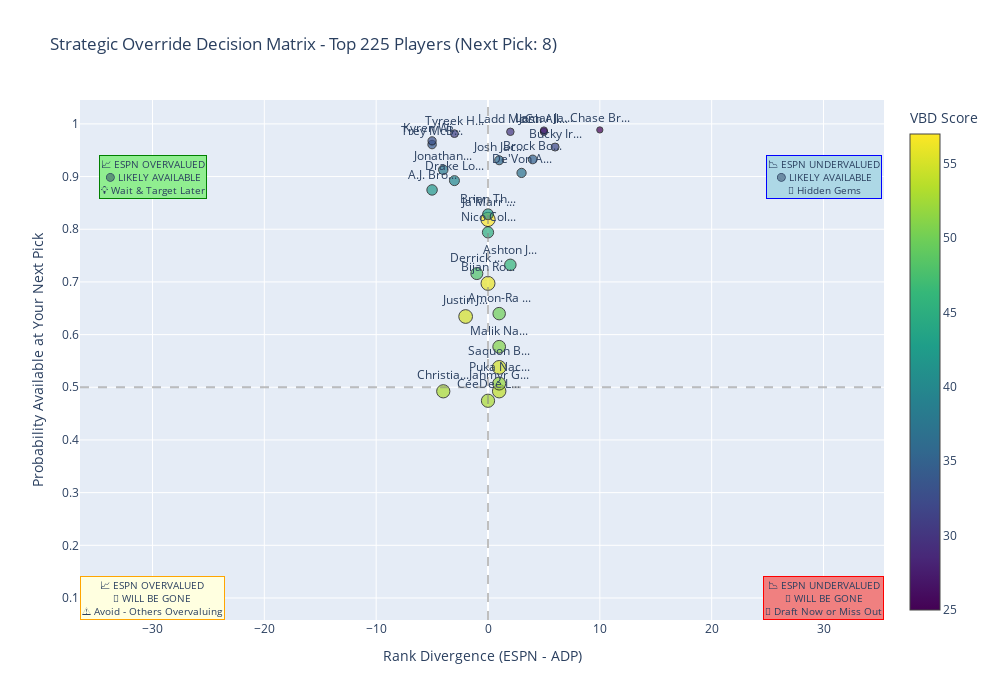

The notebook cell saved with this chart:
### Markdown cell above
## 2. Strategic Override Matrix

Four-quadrant analysis for override decisions based on divergence and availability.

### Code cell
def plot_override_matrix(df, my_picks=[8, 17, 32, 41]):
    """Four quadrant plot for override decisions"""
    
    # Focus on players relevant to next few picks
    next_pick = my_picks[0]
    relevant_players = df[df['adp_rank'] <= next_pick + 20].copy()
    
    fig = go.Figure()
    
    # Add scatter plot
    fig.add_trace(go.Scatter(
        x=relevant_players['rank_divergence'],
        y=relevant_players['probability_available'],
        mode='markers+text',
        text=[name[:8] + "..." if len(name) > 8 else name 
              for name in relevant_players['player_name']],
        textposition="top center",
        marker=dict(
            size=np.maximum(relevant_players['vbd_score']/4, 6),
            color=relevant_players['vbd_score'],
            colorscale='Viridis',
            showscale=True,
            colorbar=dict(title="VBD Score"),
            line=dict(width=1, color='black')
        ),
        hovertemplate='Player: %{text}<br>Divergence: %{x}<br>Availability: %{y:.1%}<br>VBD: %{marker.color}<extra></extra>'
    ))
    
    # Add quadrant lines
    fig.add_hline(y=0.5, line_dash="dash", line_color="gray", opacity=0.5)
    fig.add_vline(x=0, line_dash="dash", line_color="gray", opacity=0.5)
    
    # Add quadrant labels with strategic advice
    fig.add_annotation(
        x=-30, y=0.9,
        text="📈 ESPN OVERVALUED<br>🟢 LIKELY AVAILABLE<br>💡 Wait & Target Later",
        showarrow=False,
        bgcolor="lightgreen",
        bordercolor="green",
        borderwidth=1,
        font=dict(size=10)
    )
    
    fig.add_annotation(
        x=30, y=0.9,
        text="📉 ESPN UNDERVALUED<br>🟢 LIKELY AVAILABLE<br>🎯 Hidden Gems",
        showarrow=False,
        bgcolor="lightblue",
        bordercolor="blue",
        borderwidth=1,
        font=dict(size=10)
    )
    
    fig.add_annotation(
        x=-30, y=0.1,
        text="📈 ESPN OVERVALUED<br>🔴 WILL BE GONE<br>⚠️ Avoid - Others Overvaluing",
        showarrow=False,
        bgcolor="lightyellow",
        bordercolor="orange",
        borderwidth=1,
        font=dict(size=10)
    )
    
    fig.add_annotation(
        x=30, y=0.1,
        text="📉 ESPN UNDERVALUED<br>🔴 WILL BE GONE<br>🚨 Draft Now or Miss Out",
        showarrow=False,
        bgcolor="lightcoral",
        bordercolor="red",
        borderwidth=1,
        font=dict(size=10)
    )
    
    fig.update_layout(
        title=f'Strategic Override Decision Matrix - Top 225 Players (Next Pick: {next_pick})',
        xaxis_title='Rank Divergence (ESPN - ADP)',
        yaxis_title='Probability Available at Your Next Pick',
        height=700,
        width=1000,
        showlegend=False
    )
    
    return fig

# Create strategic override matrix
override_fig = plot_override_matrix(enhanced_df_filtered, my_picks=[8, 17, 32, 41])
override_fig.show()

print("\n📊 Strategic Override Matrix:")
print("🎯 Top Right (Blue): Hidden gems - ESPN undervalues, still available")
print("🚨 Bottom Right (Red): Urgent picks - ESPN undervalues, will be gone")  
print("🟢 Top Left (Green): Wait targets - ESPN overvalues, will be available")
print("⚠️  Bottom Left (Yellow): Avoid - ESPN overvalues, others will take anyway")

### Figure 1 — Plotly figure (JSON) as saved in the notebook; plotly's stock layout.template omitted (floating-point values rounded to 4 significant figures)
{"data": [{"hovertemplate": "Player: %{text}<br>Divergence: %{x}<br>Availability: %{y:.1%}<br>VBD: %{marker.color}<extra></extra>", "marker": {"color": [57, 56, 55, 55, 54, 53, 53, 52, 51, 50, 48, 46, 45, 43, 42, 40, 38, 37, 36, 35, 34, 33, 32, 31, 30, 29, 28, 25], "colorbar": {"title": {"text": "VBD Score"}}, "colorscale": [[0, "#440154"], [0.1111, "#482878"], [0.2222, "#3e4989"], [0.3333, "#31688e"], [0.4444, "#26828e"], [0.5556, "#1f9e89"], [0.6667, "#35b779"], [0.7778, "#6ece58"], [0.8889, "#b5de2b"], [1, "#fde725"]], "line": {"color": "black", "width": 1}, "showscale": true, "size": [14.25, 14.0, 13.75, 13.75, 13.5, 13.25, 13.25, 13.0, 12.75, 12.5, 12.0, 11.5, 11.25, 10.75, 10.5, 10.0, 9.5, 9.25, 9.0, 8.75, 8.5, 8.25, 8.0, 7.75, 7.5, 7.25, 7.0, 6.25]}, "mode": "markers+text", "text": ["Ja'Marr ...", "Bijan Ro...", "Justin J...", "Saquon B...", "Jahmyr G...", "CeeDee L...", "Christia...", "Puka Nac...", "Malik Na...", "Amon-Ra ...", "Derrick ...", "Ashton J...", "Nico Col...", "Brian Th...", "A.J. Bro...", "Drake Lo...", "Jonathan...", "De'Von A...", "Josh Jac...", "Brock Bo...", "Trey McB...", "Kyren Wi...", "Bucky Ir...", "Tyreek H...", "Ladd McC...", "Josh All...", "Lamar Ja...", "Chase Br..."], "textposition": "top center", "type": "scatter", "x": [0.0, 0.0, -2.0, 1.0, 1.0, 0.0, -4.0, 1.0, 1.0, 1.0, -1.0, 2.0, 0.0, 0.0, -5.0, -3.0, -4.0, 3.0, 1.0, 4.0, -5.0, -5.0, 6.0, -3.0, 2.0, 5.0, 5.0, 10.0], "y": [0.8187, 0.6972, 0.6343, 0.5378, 0.4926, 0.4745, 0.4924, 0.5071, 0.5769, 0.6398, 0.7158, 0.7325, 0.7941, 0.8285, 0.8747, 0.8923, 0.9129, 0.9069, 0.9309, 0.9325, 0.9608, 0.9678, 0.956, 0.9815, 0.985, 0.985, 0.9877, 0.9885]}], "layout": {"annotations": [{"bgcolor": "lightgreen", "bordercolor": "green", "borderwidth": 1, "font": {"size": 10}, "showarrow": false, "text": "📈 ESPN OVERVALUED<br>🟢 LIKELY AVAILABLE<br>💡 Wait & Target Later", "x": -30, "y": 0.9}, {"bgcolor": "lightblue", "bordercolor": "blue", "borderwidth": 1, "font": {"size": 10}, "showarrow": false, "text": "📉 ESPN UNDERVALUED<br>🟢 LIKELY AVAILABLE<br>🎯 Hidden Gems", "x": 30, "y": 0.9}, {"bgcolor": "lightyellow", "bordercolor": "orange", "borderwidth": 1, "font": {"size": 10}, "showarrow": false, "text": "📈 ESPN OVERVALUED<br>🔴 WILL BE GONE<br>⚠️ Avoid - Others Overvaluing", "x": -30, "y": 0.1}, {"bgcolor": "lightcoral", "bordercolor": "red", "borderwidth": 1, "font": {"size": 10}, "showarrow": false, "text": "📉 ESPN UNDERVALUED<br>🔴 WILL BE GONE<br>🚨 Draft Now or Miss Out", "x": 30, "y": 0.1}], "height": 700, "shapes": [{"line": {"color": "gray", "dash": "dash"}, "opacity": 0.5, "type": "line", "x0": 0, "x1": 1, "xref": "x domain", "y0": 0.5, "y1": 0.5, "yref": "y"}, {"line": {"color": "gray", "dash": "dash"}, "opacity": 0.5, "type": "line", "x0": 0, "x1": 0, "xref": "x", "y0": 0, "y1": 1, "yref": "y domain"}], "showlegend": false, "title": {"text": "Strategic Override Decision Matrix - Top 225 Players (Next Pick: 8)"}, "width": 1000, "xaxis": {"title": {"text": "Rank Divergence (ESPN - ADP)"}}, "yaxis": {"title": {"text": "Probability Available at Your Next Pick"}}}}
